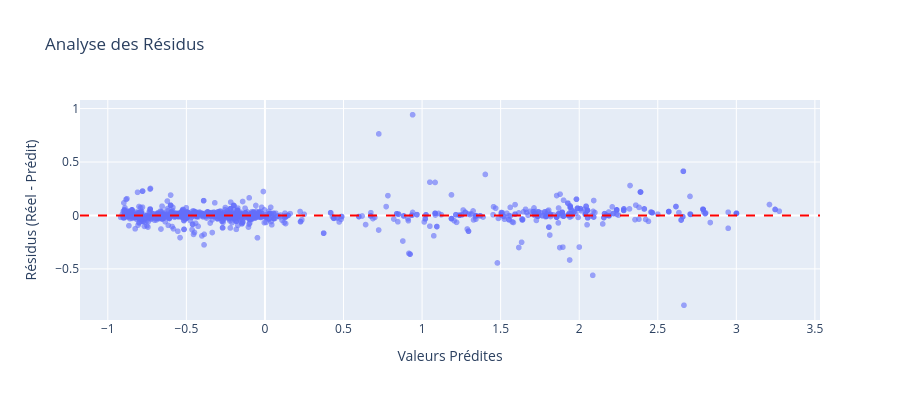

Notebook cell for this chart:
### Markdown cell above
## Analyse des Résidus
Le tracé des résidus permet de vérifier qu'il n'y a pas de structure ou de pattern résiduel (qui indiquerait une non-linéarité non capturée).

### Code cell
residuals = y_test - test_preds
fig_res = px.scatter(
    x=test_preds, y=residuals,
    labels={'x': 'Valeurs Prédites', 'y': 'Résidus (Réel - Prédit)'},
    title="Analyse des Résidus",
    opacity=0.6,
    height=400
)
fig_res.add_hline(y=0, line_dash="dash", line_color="red")
fig_res.show()

### Figure 1 — Plotly figure (JSON) as saved in the notebook; plotly's stock layout.template omitted (floating-point values rounded to 4 significant figures; data arrays with more than 128 entries replaced by an {"elided": "..."} marker saying what was removed)
{"data": [{"hovertemplate": "Valeurs Prédites=%{x}<br>Résidus (Réel - Prédit)=%{y}<extra></extra>", "legendgroup": "", "marker": {"color": "#636efa", "opacity": 0.6, "symbol": "circle"}, "mode": "markers", "name": "", "showlegend": false, "type": "scattergl", "x": {"elided": "1498 float values"}, "xaxis": "x", "y": {"elided": "1498 float values"}, "yaxis": "y"}], "layout": {"height": 400, "legend": {"tracegroupgap": 0}, "shapes": [{"line": {"color": "red", "dash": "dash"}, "type": "line", "x0": 0, "x1": 1, "xref": "x domain", "y0": 0, "y1": 0, "yref": "y"}], "title": {"text": "Analyse des Résidus"}, "xaxis": {"anchor": "y", "domain": [0, 1], "title": {"text": "Valeurs Prédites"}}, "yaxis": {"anchor": "x", "domain": [0, 1], "title": {"text": "Résidus (Réel - Prédit)"}}}}
